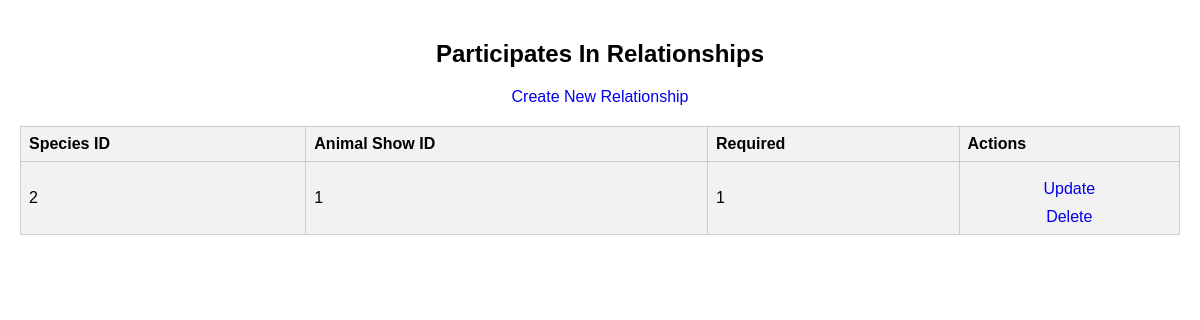
The page /asset_management/participatesIN/view_participates_in.php on the database as committed earlier.
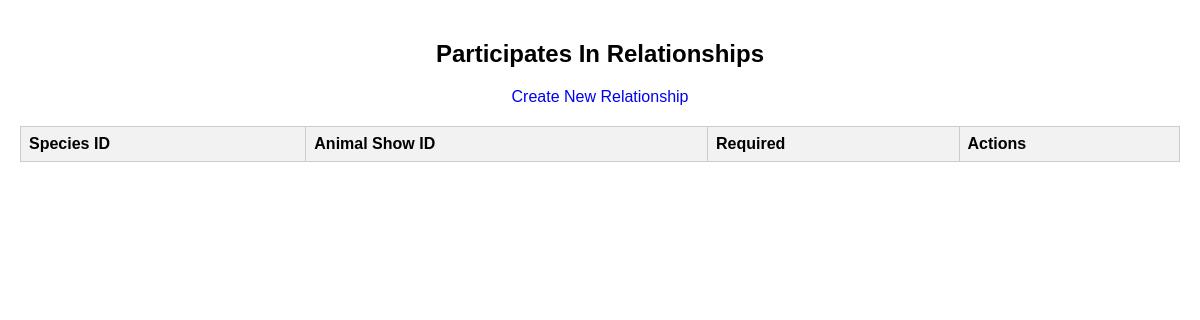
The same page on the database as committed later.
### tables this page shows
CREATE TABLE ParticipatesIN (
SpeciesID INT,
AnimalShowID INT,
Reqd INT NOT NULL,
PRIMARY KEY(SpeciesID, AnimalShowID),
FOREIGN KEY (SpeciesID) REFERENCES Species(ID),
FOREIGN KEY (AnimalShowID) REFERENCES AnimalShow(ID)
);

CREATE TABLE Species (
ID INT PRIMARY KEY AUTO_INCREMENT,
Name VARCHAR(255) NOT NULL,
FoodCost INT NOT NULL
);

CREATE TABLE AnimalShow (
ID INT PRIMARY KEY,
ShowsPerDay INT NOT NULL,
SeniorPrice INT NOT NULL,
AdultPrice INT NOT NULL,
ChildPrice INT NOT NULL,
FOREIGN KEY (ID) REFERENCES RevenueType(ID)
);

### asset_management/participatesIN/view_participates_in.php (the view, shortened to what this page needs)
<?php
include '../includes/db_connection.php';
$sql = "SELECT P.*, S.ID AS SpeciesID, A.ID AS AnimalShowID
        FROM ParticipatesIN P
        JOIN Species S ON P.SpeciesID = S.ID
        JOIN AnimalShow A ON P.AnimalShowID = A.ID";
$result = $conn->query($sql);
?>
<!DOCTYPE html>
<html lang="en">
<head>
</head>
<body>
    <h2>Participates In Relationships</h2>
    <a href="create_participates_in.php">Create New Relationship</a>
    <table>
        <tr>
            <th>Species ID</th>
            <th>Animal Show ID</th>
            <th>Required</th>
            <th>Actions</th>
        </tr>
        <?php while ($row = $result->fetch_assoc()) : ?>
            <tr>
                <td><?php echo $row['SpeciesID']; ?></td>
                <td><?php echo $row['AnimalShowID']; ?></td>
                <td><?php echo $row['Reqd']; ?></td>
                <td>
                    <a href="update_participates_in.php?speciesId=<?php echo $row['SpeciesID']; ?>&animalShowId=<?php echo $row['AnimalShowID']; ?>">Update</a>
                    <a href="delete_participates_in.php?speciesId=<?php echo $row['SpeciesID']; ?>&animalShowId=<?php echo $row['AnimalShowID']; ?>">Delete</a>
                </td>
            </tr>
        <?php endwhile; ?>
    </table>
</body>
</html>

Rows that differ between the two databases and show on the page:
removed participatesin: SpeciesID.ID "2", AnimalShowID.ID "1", Reqd "1"
